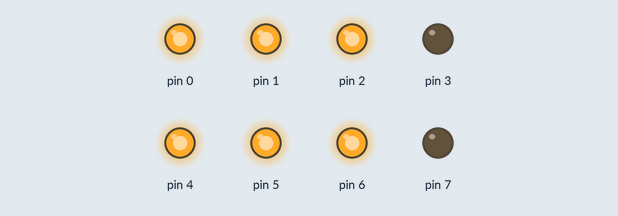
Bench run of a sketch on a simulated Arduino Uno, built with avr-gcc and run on an emulated ATmega328P. Parts: output pins drawn as LEDs (lit = HIGH).

Above: at 0.7 s.
At 2.2 s:
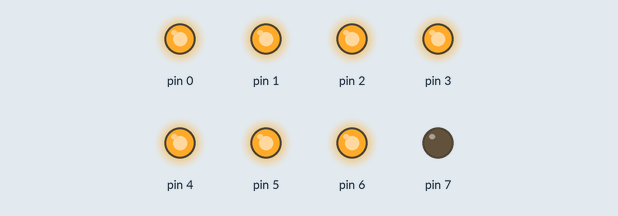
At 3.7 s:
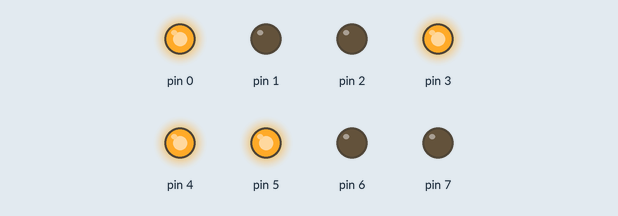
At 5.2 s:
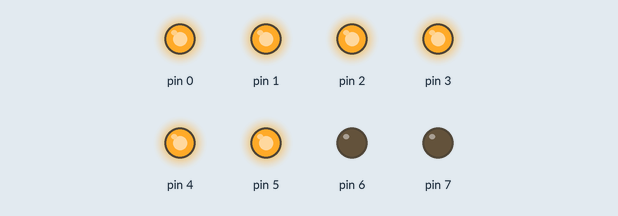
At 6.7 s:
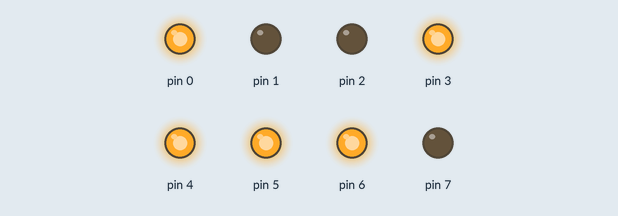
At 8.2 s:
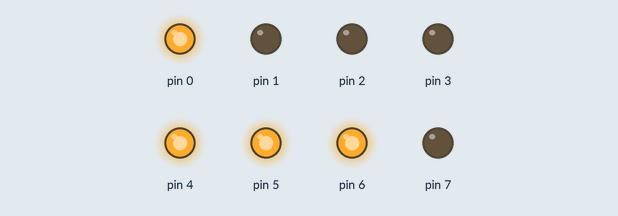
Timing chart, 0 to 10.4 s (numbered marks = the images above):
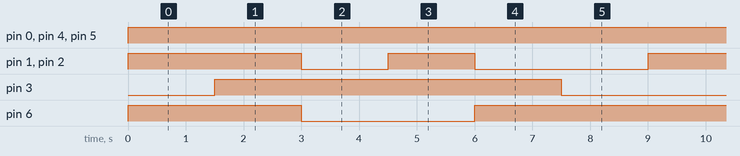

The sketch:

display_alpha.ino
```cpp
//display the english alphabets from A to F
int i;
void setup(){
DDRD |= 0xFF;
}
void loop()
{
  unsigned char values[6] = {0x77,0x7F,0x39,0x3F,0x79,0x71};
  for(int i=0;i<6;i++)
  {
  PORTD = values[i];
  delay(1500);

  }

}
```

Measured:
- by itself, pin 0, pin 4, pin 5: LOW → HIGH at 0.00 s
- by itself, pin 1, pin 2: repeats every 9.0 s: LOW 1.5 s, HIGH 1.5 s, LOW 3.0 s, HIGH 3.0 s
- by itself, pin 3: alternates HIGH for 6.0 s and LOW for 3.0 s
- by itself, pin 6: repeats every 9.0 s: LOW 3.0 s, HIGH 6.0 s
